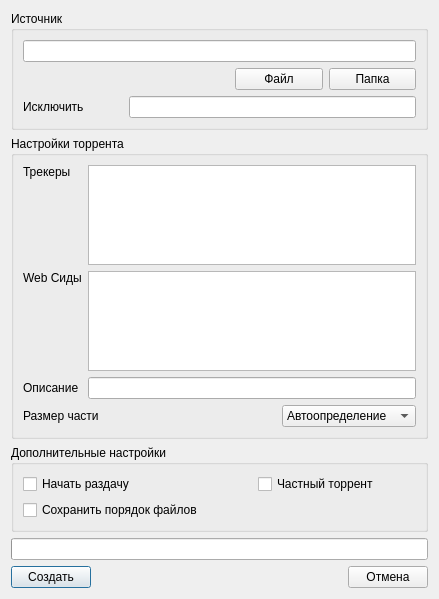
<?xml version="1.0" encoding="UTF-8"?>
<ui version="4.0">
 <class>CreateTorrentDialog</class>
 <widget class="QDialog" name="CreateTorrentDialog">
  <property name="geometry">
   <rect>
    <x>0</x>
    <y>0</y>
    <width>406</width>
    <height>564</height>
   </rect>
  </property>
  <property name="sizePolicy">
   <sizepolicy hsizetype="Fixed" vsizetype="Fixed">
    <horstretch>0</horstretch>
    <verstretch>0</verstretch>
   </sizepolicy>
  </property>
  <property name="maximumSize">
   <size>
    <width>406</width>
    <height>564</height>
   </size>
  </property>
  <property name="windowTitle">
   <string>Создание торрента</string>
  </property>
  <property name="windowIcon">
   <iconset resource="ltorrent.qrc">
    <normaloff>:/icons/app.ico</normaloff>:/icons/app.ico</iconset>
  </property>
  <layout class="QGridLayout" name="gridLayout_4">
   <property name="sizeConstraint">
    <enum>QLayout::SetFixedSize</enum>
   </property>
   <item row="1" column="0" colspan="3">
    <widget class="QGroupBox" name="groupBox_2">
     <property name="title">
      <string>Настройки торрента</string>
     </property>
     <layout class="QGridLayout" name="gridLayout_3">
      <item row="0" column="0">
       <widget class="QLabel" name="label">
        <property name="text">
         <string>Трекеры</string>
        </property>
       </widget>
      </item>
      <item row="0" column="1" rowspan="2" colspan="3">
       <widget class="QTextEdit" name="trackerEdit">
        <property name="maximumSize">
         <size>
          <width>16777215</width>
          <height>100</height>
         </size>
        </property>
       </widget>
      </item>
      <item row="1" column="0">
       <spacer name="verticalSpacer_2">
        <property name="orientation">
         <enum>Qt::Vertical</enum>
        </property>
        <property name="sizeHint" stdset="0">
         <size>
          <width>20</width>
          <height>65</height>
         </size>
        </property>
       </spacer>
      </item>
      <item row="2" column="0">
       <widget class="QLabel" name="label_2">
        <property name="text">
         <string>Web Сиды</string>
        </property>
       </widget>
      </item>
      <item row="2" column="1" rowspan="2" colspan="3">
       <widget class="QTextEdit" name="webSeedEdit">
        <property name="maximumSize">
         <size>
          <width>16777215</width>
          <height>100</height>
         </size>
        </property>
       </widget>
      </item>
      <item row="3" column="0">
       <spacer name="verticalSpacer">
        <property name="orientation">
         <enum>Qt::Vertical</enum>
        </property>
        <property name="sizeHint" stdset="0">
         <size>
          <width>20</width>
          <height>66</height>
         </size>
        </property>
       </spacer>
      </item>
      <item row="4" column="0">
       <widget class="QLabel" name="label_3">
        <property name="text">
         <string>Описание</string>
        </property>
       </widget>
      </item>
      <item row="4" column="1" colspan="3">
       <widget class="QLineEdit" name="discribtionEdit"/>
      </item>
      <item row="5" column="0" colspan="2">
       <widget class="QLabel" name="label_4">
        <property name="text">
         <string>Размер части</string>
        </property>
       </widget>
      </item>
      <item row="5" column="2">
       <spacer name="horizontalSpacer_2">
        <property name="orientation">
         <enum>Qt::Horizontal</enum>
        </property>
        <property name="sizeHint" stdset="0">
         <size>
          <width>171</width>
          <height>20</height>
         </size>
        </property>
       </spacer>
      </item>
      <item row="5" column="3">
       <widget class="QComboBox" name="piceSizeComboBox">
        <item>
         <property name="text">
          <string>Автоопределение</string>
         </property>
        </item>
        <item>
         <property name="text">
          <string>16Mb</string>
         </property>
        </item>
        <item>
         <property name="text">
          <string>8Mb</string>
         </property>
        </item>
        <item>
         <property name="text">
          <string>4Mb</string>
         </property>
        </item>
        <item>
         <property name="text">
          <string>2Mb</string>
         </property>
        </item>
        <item>
         <property name="text">
          <string>1Mb</string>
         </property>
        </item>
        <item>
         <property name="text">
          <string>512Kb</string>
         </property>
        </item>
        <item>
         <property name="text">
          <string>256Kb</string>
         </property>
        </item>
        <item>
         <property name="text">
          <string>128Kb</string>
         </property>
        </item>
        <item>
         <property name="text">
          <string>64Kb</string>
         </property>
        </item>
        <item>
         <property name="text">
          <string>32Kb</string>
         </property>
        </item>
        <item>
         <property name="text">
          <string>16Kb</string>
         </property>
        </item>
        <item>
         <property name="text">
          <string>8Kb</string>
         </property>
        </item>
       </widget>
      </item>
     </layout>
    </widget>
   </item>
   <item row="2" column="0" colspan="3">
    <widget class="QGroupBox" name="groupBox_3">
     <property name="title">
      <string>Дополнительные настройки</string>
     </property>
     <layout class="QGridLayout" name="gridLayout_2">
      <item row="0" column="0">
       <widget class="QCheckBox" name="startSeedCheckBox">
        <property name="text">
         <string>Начать раздачу</string>
        </property>
       </widget>
      </item>
      <item row="0" column="1">
       <spacer name="horizontalSpacer_3">
        <property name="orientation">
         <enum>Qt::Horizontal</enum>
        </property>
        <property name="sizeHint" stdset="0">
         <size>
          <width>90</width>
          <height>20</height>
         </size>
        </property>
       </spacer>
      </item>
      <item row="0" column="2">
       <widget class="QCheckBox" name="privateCheckBox">
        <property name="text">
         <string>Частный торрент</string>
        </property>
       </widget>
      </item>
      <item row="1" column="0" colspan="2">
       <widget class="QCheckBox" name="saveOrderCheckBox">
        <property name="text">
         <string>Сохранить порядок файлов</string>
        </property>
       </widget>
      </item>
      <item row="1" column="2">
       <spacer name="horizontalSpacer_4">
        <property name="orientation">
         <enum>Qt::Horizontal</enum>
        </property>
        <property name="sizeHint" stdset="0">
         <size>
          <width>158</width>
          <height>20</height>
         </size>
        </property>
       </spacer>
      </item>
     </layout>
    </widget>
   </item>
   <item row="3" column="0" colspan="3">
    <widget class="QProgressBar" name="progressBar">
     <property name="value">
      <number>0</number>
     </property>
     <property name="textVisible">
      <bool>false</bool>
     </property>
    </widget>
   </item>
   <item row="4" column="0">
    <widget class="QPushButton" name="createButton">
     <property name="text">
      <string>Создать</string>
     </property>
    </widget>
   </item>
   <item row="4" column="1">
    <spacer name="horizontalSpacer">
     <property name="orientation">
      <enum>Qt::Horizontal</enum>
     </property>
     <property name="sizeHint" stdset="0">
      <size>
       <width>226</width>
       <height>20</height>
      </size>
     </property>
    </spacer>
   </item>
   <item row="4" column="2">
    <widget class="QPushButton" name="cancelButton">
     <property name="text">
      <string>Отмена</string>
     </property>
    </widget>
   </item>
   <item row="0" column="0" colspan="3">
    <widget class="QGroupBox" name="groupBox">
     <property name="title">
      <string>Источник</string>
     </property>
     <layout class="QGridLayout" name="gridLayout">
      <item row="1" column="0" colspan="2">
       <spacer name="horizontalSpacer_5">
        <property name="orientation">
         <enum>Qt::Horizontal</enum>
        </property>
        <property name="sizeHint" stdset="0">
         <size>
          <width>206</width>
          <height>20</height>
         </size>
        </property>
       </spacer>
      </item>
      <item row="1" column="2">
       <widget class="QPushButton" name="browseFileButton">
        <property name="text">
         <string>Файл</string>
        </property>
       </widget>
      </item>
      <item row="1" column="3">
       <widget class="QPushButton" name="browseDirButton">
        <property name="text">
         <string>Папка</string>
        </property>
       </widget>
      </item>
      <item row="2" column="0">
       <widget class="QLabel" name="label_5">
        <property name="text">
         <string>Исключить</string>
        </property>
       </widget>
      </item>
      <item row="2" column="1" colspan="3">
       <widget class="QLineEdit" name="filterEdit"/>
      </item>
      <item row="0" column="0" colspan="4">
       <widget class="QLineEdit" name="pathEdit"/>
      </item>
     </layout>
    </widget>
   </item>
  </layout>
 </widget>
 <resources>
  <include location="ltorrent.qrc"/>
 </resources>
 <connections>
  <connection>
   <sender>browseDirButton</sender>
   <signal>clicked()</signal>
   <receiver>CreateTorrentDialog</receiver>
   <slot>BrowseDir()</slot>
   <hints>
    <hint type="sourcelabel">
     <x>349</x>
     <y>69</y>
    </hint>
    <hint type="destinationlabel">
     <x>202</x>
     <y>252</y>
    </hint>
   </hints>
  </connection>
  <connection>
   <sender>browseFileButton</sender>
   <signal>clicked()</signal>
   <receiver>CreateTorrentDialog</receiver>
   <slot>BrowseFile()</slot>
   <hints>
    <hint type="sourcelabel">
     <x>268</x>
     <y>69</y>
    </hint>
    <hint type="destinationlabel">
     <x>202</x>
     <y>281</y>
    </hint>
   </hints>
  </connection>
  <connection>
   <sender>createButton</sender>
   <signal>clicked()</signal>
   <receiver>CreateTorrentDialog</receiver>
   <slot>BeginCreate()</slot>
   <hints>
    <hint type="sourcelabel">
     <x>46</x>
     <y>543</y>
    </hint>
    <hint type="destinationlabel">
     <x>202</x>
     <y>281</y>
    </hint>
   </hints>
  </connection>
  <connection>
   <sender>cancelButton</sender>
   <signal>clicked()</signal>
   <receiver>CreateTorrentDialog</receiver>
   <slot>Cancel()</slot>
   <hints>
    <hint type="sourcelabel">
     <x>359</x>
     <y>543</y>
    </hint>
    <hint type="destinationlabel">
     <x>202</x>
     <y>281</y>
    </hint>
   </hints>
  </connection>
 </connections>
 <slots>
  <slot>BrowseDir()</slot>
  <slot>BrowseFile()</slot>
  <slot>BeginCreate()</slot>
  <slot>Cancel()</slot>
 </slots>
</ui>
